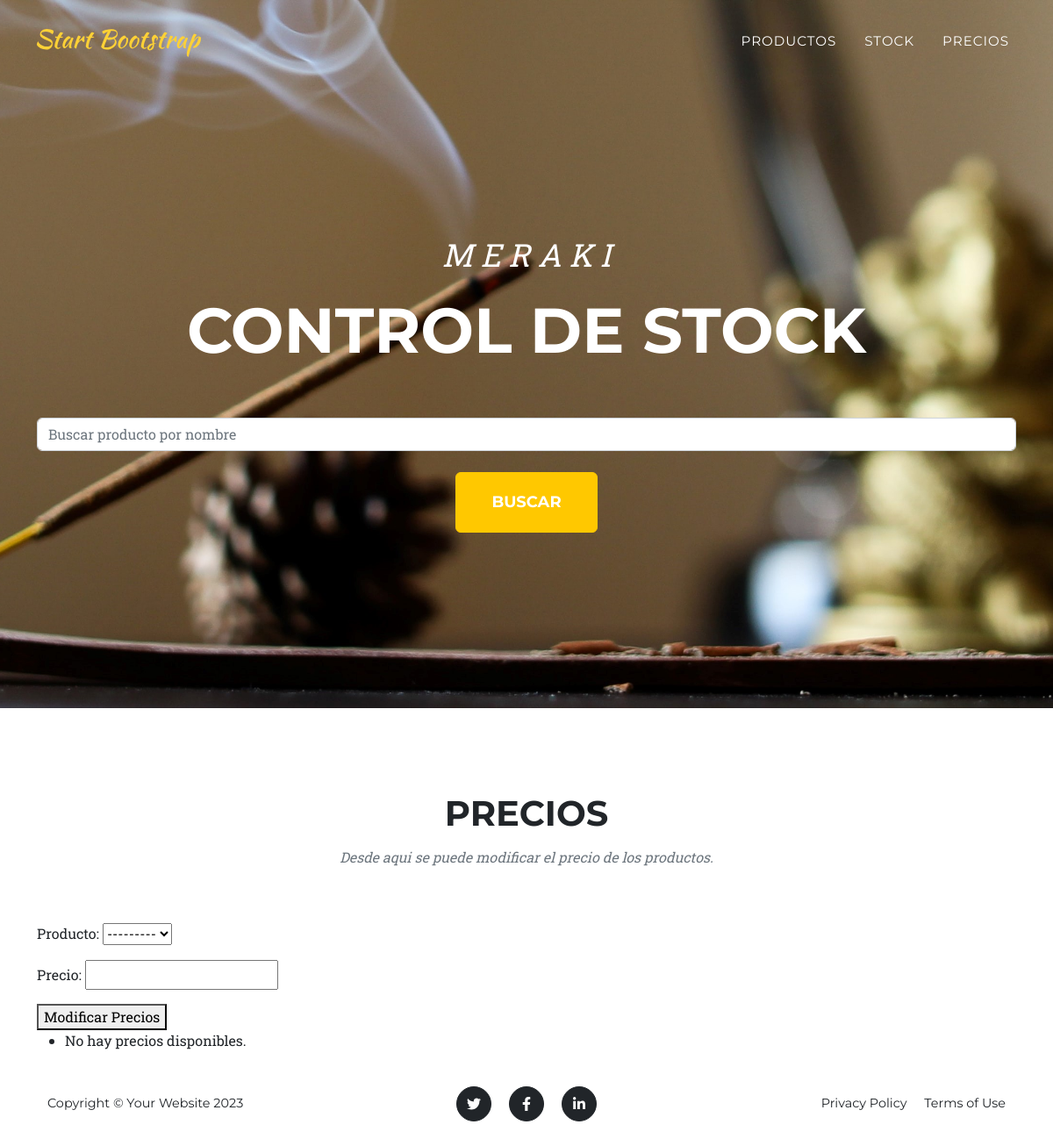
Page /Meraki_app/precios/ on the earlier database version.
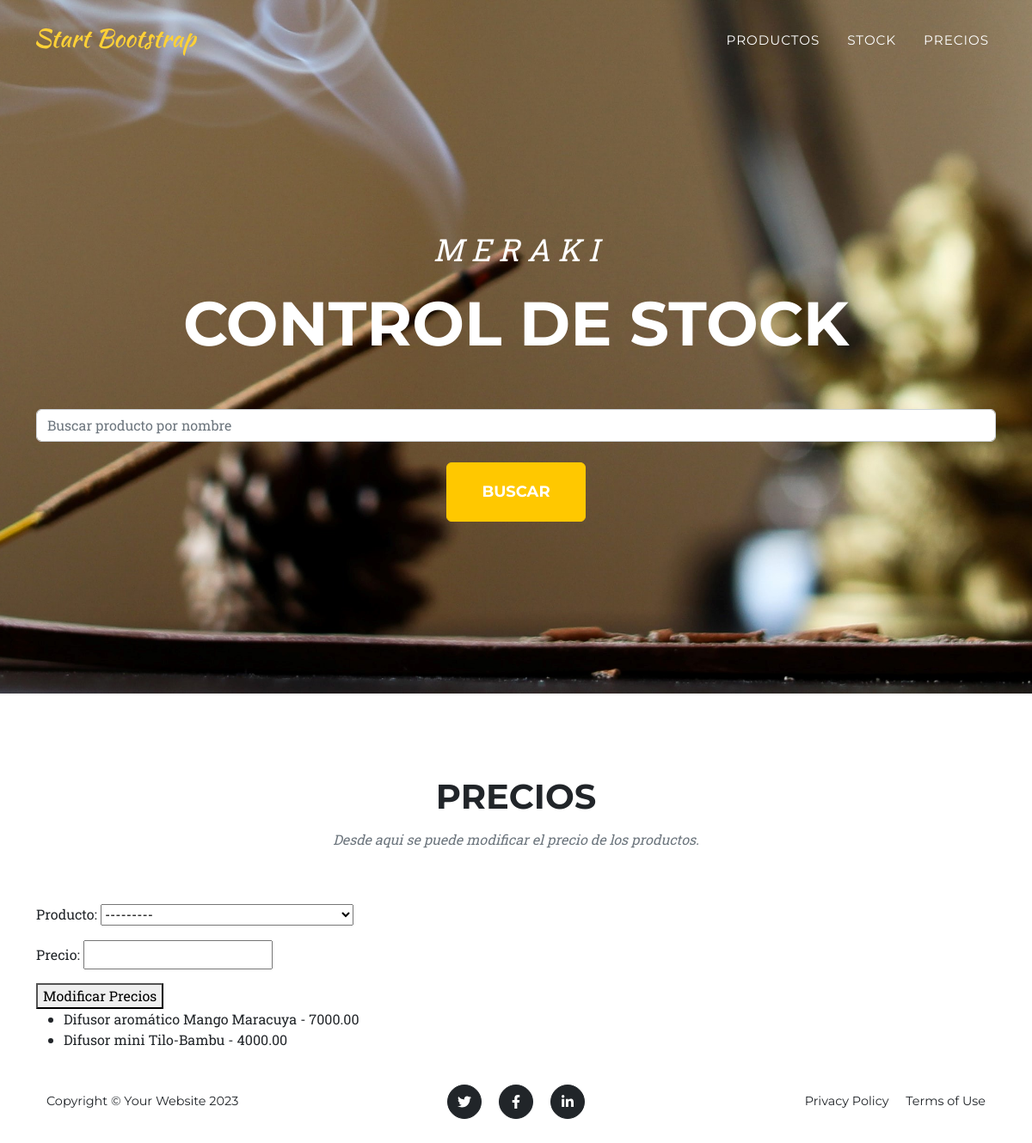
Same page on the later database version.
### Meraki_app/models.py (models this page shows, shortened)
class Precio(models.Model):
    producto = models.ForeignKey(Producto, on_delete=models.CASCADE)
    precio = models.DecimalField(max_digits=10, decimal_places=2)

class Producto(models.Model):
    nombre = models.CharField(max_length=100)
    descripcion = models.TextField()
    def __str__(self):
        return self.nombre

### Meraki_app/views.py (the view)
# urls.py: path('precios/', views.precios, name='precios'),  # manejo de precios
def precios(request):
    if request.method == 'POST':
        if 'ver_precios' in request.POST:
            precios = Precio.objects.all()
            return render(request, 'meraki_app/precios.html', {'precios': precios, 'ver': True})
        elif 'modificar_precios' in request.POST:
            form = PrecioForm(request.POST)
            if form.is_valid():
                producto = form.cleaned_data['producto']
                nuevo_precio = form.cleaned_data['precio']
                precio_actual = Precio.objects.filter(producto=producto).first()
                if precio_actual:
                    precio_actual.precio = nuevo_precio
                    precio_actual.save()
                else:
                    Precio.objects.create(producto=producto, precio=nuevo_precio)
                return redirect('precios')
    else:
        form = PrecioForm()
    precios = Precio.objects.all()
    return render(request, 'meraki_app/precios.html', {
        'form': form,
        'precios': precios,
        'ver': True
    })

### Meraki_app/forms.py
class PrecioForm(forms.ModelForm):
    class Meta:
        model = Precio
        fields = ['producto', 'precio']

### Meraki_app/templates/meraki_app/precios.html (shortened to what this page needs)
{% extends "meraki_app/base.html" %}
{% block merakiweb %}
    <section class="page-section" id="precios">
        <div class="container">
            <div class="text-center">
                <h2 class="section-heading text-uppercase">Precios</h2>
                <h3 class="section-subheading text-muted">Desde aqui se puede modificar el precio de los productos.</h3>
            </div>
    <form method="post" action="{% url 'precios' %}">
        {{ form.as_p }}
        <button type="submit" name="modificar_precios">Modificar Precios</button>
    </form>
    <ul>
        {% for precio in precios %}
            <li>{{ precio.producto.nombre }} - {{ precio.precio }}</li>
        {% empty %}
            <li>No hay precios disponibles.</li>
        {% endfor %}
    </ul>
{% endblock %}

Differences in the rows shown:
added Precio: producto.nombre "Difusor aromático Mango Maracuya", precio "7000.00"
added Precio: producto.nombre "Difusor mini Tilo-Bambu", precio "4000.00"
Other differences:
text no longer shown: "No hay precios disponibles."
